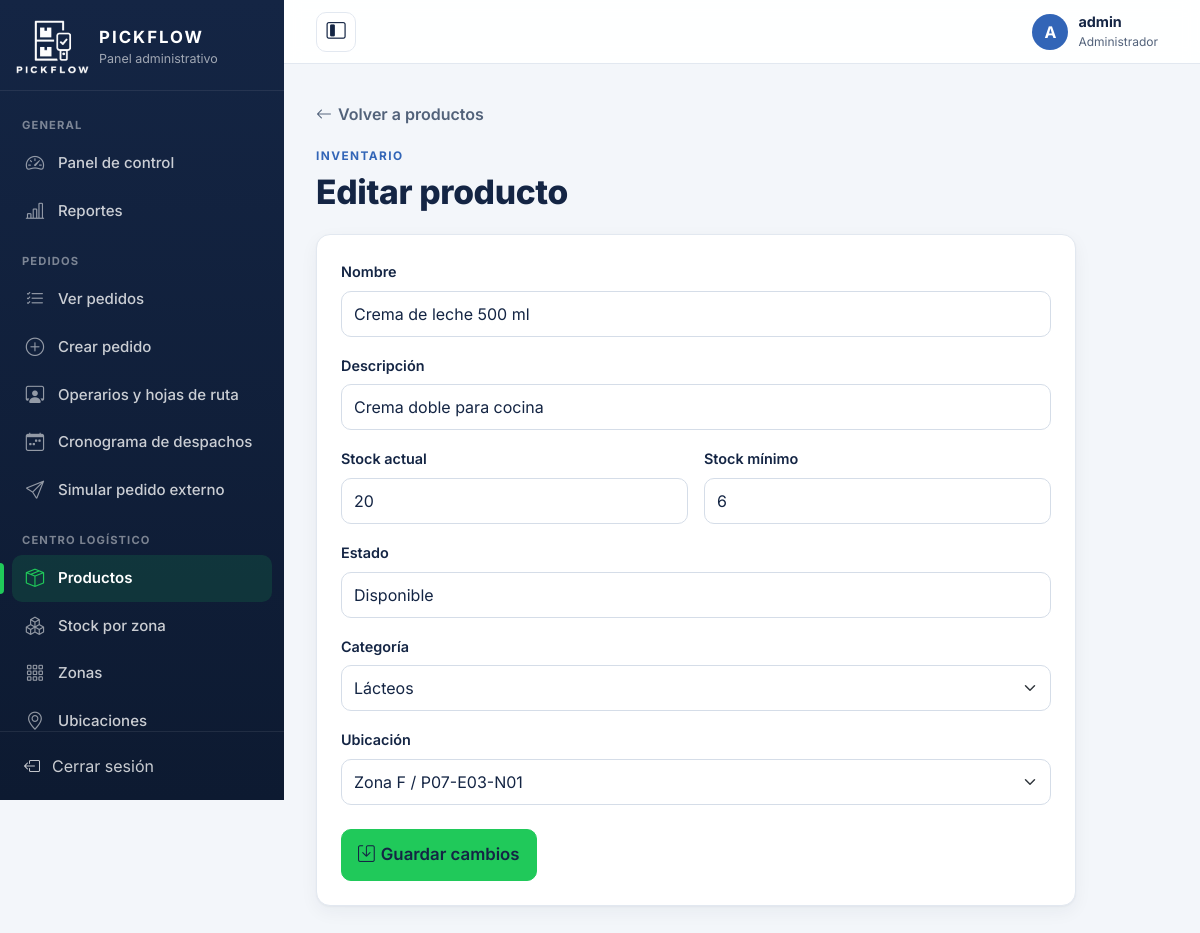
The app's page /index.php?c=producto&a=editar&id=30 (signed in) with its own data.
### tables this page shows
CREATE TABLE Producto (
    id_producto INT AUTO_INCREMENT PRIMARY KEY,
    Nombre VARCHAR(100) NOT NULL,
    descripcion VARCHAR(255),
    stock_actual INT NOT NULL DEFAULT 0,
    stock_minimo INT NOT NULL DEFAULT 0,
    estado_producto VARCHAR(30) NOT NULL,
    id_categoria INT NOT NULL,
    id_ubicacion INT NOT NULL,
    FOREIGN KEY (id_categoria) REFERENCES Categoria(id_categoria),
    FOREIGN KEY (id_ubicacion) REFERENCES Ubicacion(id_ubicacion)
);

CREATE TABLE Categoria (
    id_categoria INT AUTO_INCREMENT PRIMARY KEY,
    nombre VARCHAR(100) NOT NULL UNIQUE,
    descripcion VARCHAR(255)
);

CREATE TABLE Ubicacion (
    id_ubicacion INT AUTO_INCREMENT PRIMARY KEY,
    pasillo VARCHAR(20) NOT NULL,
    estante VARCHAR(20) NOT NULL,
    posicion VARCHAR(20) NOT NULL,
    disponible BOOLEAN NOT NULL DEFAULT TRUE,
    id_zona INT NOT NULL,
    FOREIGN KEY (id_zona) REFERENCES Zona(id_zona)
);

CREATE TABLE Zona (
    id_zona INT AUTO_INCREMENT PRIMARY KEY,
    nombre VARCHAR(100) NOT NULL,
    tipo VARCHAR(30) NOT NULL,                  
    capacidad_total INT NOT NULL DEFAULT 0,
    estado VARCHAR(20) NOT NULL,
    id_deposito INT NOT NULL,
    FOREIGN KEY (id_deposito) REFERENCES Deposito(id_deposito)
);

### controller/Controlador.php (called while the page is built, shortened)
<?php
abstract class Controlador
{
    protected function vista($vista, array $datos = [])
    {
        $datos['csrf'] = $this->tokenCsrf();
        $datos['sesion'] = ['usuario' => (string)($_SESSION['usuario'] ?? ''), 'rol' => $this->rol(), 'foto' => $this->fotoUsuario()];
        extract($datos);
        require RAIZ . '/view/' . $vista . '.php';
    }
    protected function rol()
    {
        return $_SESSION['rol'] ?? '';
    }
    protected function fotoUsuario()
    {
        if ($this->rol() !== 'operario') {
            return null;
        }
        return fotoPerfil($_SESSION['foto']);
    }
    protected function tokenCsrf()
    {
        return $_SESSION['csrf'];
    }
}

### controller/ProductoController.php (called while the page is built, shortened)
<?php
class ProductoController extends Controlador
{
    public function editar()
    {
        $id = (int)($_GET['id'] ?? 0);
        $modelo = new Producto();
        $actual = $modelo->buscar($id);
        $form = [
            'nombre' => $actual['Nombre'], 'descripcion' => $actual['descripcion'] ?? '',
            'stock' => (int)$actual['stock_actual'], 'stock_minimo' => (int)$actual['stock_minimo'],
            'estado_producto' => $actual['estado_producto'],
            'id_categoria' => (int)$actual['id_categoria'], 'id_ubicacion' => (int)$actual['id_ubicacion'],
        ];
        $error = '';
        $this->vista('admin/producto_form', [
            'titulo' => 'Editar producto',
            'id' => $id,
            'producto' => $form,
            'esNuevo' => false,
            'error' => $error,
            'categorias' => $modelo->categorias(),
            'ubicaciones' => (new Ubicacion())->disponibles((int)$actual['id_ubicacion']),
        ]);
    }
}

### index.php (called while the page is built, shortened)
<?php
require RAIZ . '/model/Conexion.php';
require RAIZ . '/model/Modelo.php';
require RAIZ . '/view/ayudas.php';
require RAIZ . '/controller/Controlador.php';
$accion = $_GET['a'] ?? 'index';
$controlador = new $rutas[$nombre]();
$controlador->$accion();

### view/ayudas.php (called while the page is built, shortened)
<?php
function e($texto)
{
    return htmlspecialchars((string)$texto, ENT_QUOTES, 'UTF-8');
}
function url($controlador = 'inicio', $accion = 'index', array $parametros = [])
{
    $ruta = ['c' => $controlador];
    if ($accion !== 'index') {
        $ruta['a'] = $accion;
    }
    return 'index.php?' . http_build_query($ruta + $parametros, '', '&', PHP_QUERY_RFC3986);
}

### model/Modelo.php (called while the page is built, shortened)
<?php
abstract class Modelo
{
    protected $db;
    public function __construct()
    {
        $this->db = Conexion::obtener();
    }
    protected function preparar($sql, $tipos = '', array $parametros = [])
    {
        $stmt = $this->db->prepare($sql);
        if ($tipos !== '') {
            $stmt->bind_param($tipos, ...$parametros);
        }
        $stmt->execute();
        return $stmt;
    }
    protected function filas($sql, $tipos = '', array $parametros = [])
    {
        $stmt = $this->preparar($sql, $tipos, $parametros);
        $resultado = $stmt->get_result();
        $filas = $resultado ? $resultado->fetch_all(MYSQLI_ASSOC) : [];
        return $filas;
    }
    protected function fila($sql, $tipos = '', array $parametros = [])
    {
        return $this->filas($sql, $tipos, $parametros)[0] ?? null;
    }
}

### model/Conexion.php (called while the page is built, shortened)
<?php
class Conexion
{
    private static $conexion = null;
    public static function obtener()
    {
        if (self::$conexion === null) {
            try {
                $conexion = new mysqli(self::SERVIDOR, self::USUARIO, self::PASSWORD, self::BASE_DATOS, self::PUERTO);
            } catch (mysqli_sql_exception $ex) {
                error_log('PICKFLOW: error de conexión MySQL: ' . $ex->getMessage());
                http_response_code(503);
                exit('No se pudo conectar con la base de datos. Verificá que MySQL esté iniciado.');
            }
            $conexion->set_charset('utf8mb4');
            $conexion->query("SET time_zone = '-03:00'");
            self::$conexion = $conexion;
        }
        return self::$conexion;
    }
}

### model/Producto.php (called while the page is built, shortened)
<?php
class Producto extends Modelo
{
    public function buscar($id)
    {
        return $this->fila("SELECT * FROM Producto WHERE id_producto = ?", 'i', [$id]);
    }
    public function categorias()
    {
        return $this->filas("SELECT id_categoria, nombre FROM Categoria ORDER BY nombre");
    }
}

### model/Ubicacion.php (called while the page is built, shortened)
<?php
class Ubicacion extends Modelo
{
    public static function esSectorPiso($estante)
    {
        return strtoupper((string)$estante) === self::SECTOR_PISO;
    }
    public function disponibles($incluirId = 0)
    {
        return $this->filas("SELECT u.id_ubicacion, u.pasillo, u.estante, u.posicion, z.nombre AS zona
                             FROM Ubicacion u JOIN Zona z ON z.id_zona = u.id_zona
                             WHERE u.disponible = 1 OR u.id_ubicacion = ?
                             ORDER BY z.nombre, u.pasillo, u.estante, u.posicion", 'i', [$incluirId]);
    }
}

### view/admin/producto_form.php (the view, shortened to what this page needs)
<?php
require RAIZ . '/view/layout/cabecera.php';
?>
<a href="<?= e(url('producto')) ?>" class="volver"><i class="bi bi-arrow-left"></i> Volver a productos</a>
<section class="encabezado">
    <span class="encabezado-etiqueta">INVENTARIO</span>
    <h1><?= e($titulo) ?></h1>
</section>
<div class="tarjeta tarjeta-formulario">
    <form method="POST" action="<?= e($esNuevo ? url('producto', 'agregar') : url('producto', 'editar', ['id' => $id])) ?>">
        <div class="mb-3">
            <label class="form-label" for="nombre">Nombre</label>
            <input id="nombre" name="nombre" class="form-control" value="<?= e($producto['nombre']) ?>" required>
        </div>
        <div class="mb-3">
            <label class="form-label" for="descripcion">Descripción</label>
            <input id="descripcion" name="descripcion" class="form-control" value="<?= e($producto['descripcion']) ?>">
        </div>
        <div class="row g-3 mb-3">
            <div class="col-sm-6">
                <label class="form-label" for="stock">Stock actual</label>
                <input type="number" id="stock" name="stock" min="0" class="form-control" value="<?= (int)$producto['stock'] ?>" required>
            </div>
            <div class="col-sm-6">
                <label class="form-label" for="stock_minimo">Stock mínimo</label>
                <input type="number" id="stock_minimo" name="stock_minimo" min="0" class="form-control" value="<?= (int)$producto['stock_minimo'] ?>" required>
            </div>
        </div>
        <?php if (!$esNuevo) { ?>
            <div class="mb-3">
                <label class="form-label" for="estado_producto">Estado</label>
                <input id="estado_producto" name="estado_producto" class="form-control" value="<?= e($producto['estado_producto']) ?>">
            </div>
        <?php } ?>
        <div class="mb-3">
            <label class="form-label" for="id_categoria">Categoría</label>
            <select id="id_categoria" name="id_categoria" class="form-select" required>
                <?php foreach ($categorias as $c) { ?>
                    <option value="<?= (int)$c['id_categoria'] ?>" <?= (int)$c['id_categoria'] === (int)$producto['id_categoria'] ? 'selected' : '' ?>><?= e($c['nombre']) ?></option>
                <?php } ?>
            </select>
        </div>
        <div class="mb-4">
            <label class="form-label" for="id_ubicacion">Ubicación</label>
            <select id="id_ubicacion" name="id_ubicacion" class="form-select" required>
                <?php foreach ($ubicaciones as $u) { ?>
                    <option value="<?= (int)$u['id_ubicacion'] ?>" <?= (int)$u['id_ubicacion'] === (int)$producto['id_ubicacion'] ? 'selected' : '' ?>><?= e($u['zona'] . ' / ' . $u['pasillo'] . '-' . $u['estante'] . '-' . $u['posicion'] . (Ubicacion::esSectorPiso($u['estante']) ? ' (sector de piso)' : '')) ?></option>
                <?php } ?>
            </select>
        </div>
        <button type="submit" class="btn btn-success btn-lg"><i class="bi bi-save"></i> <?= $esNuevo ? 'Guardar producto' : 'Guardar cambios' ?></button>
    </form>
</div>
<?php require RAIZ . '/view/layout/pie.php'; ?>

### css/app.css (style rules this page uses)
:root { --navy: #142544; --navy-oscuro: #0d1a31; --azul: #3265B7; --azul-hover: #28549b; --azul-claro: #EAF1FB; --verde: #20C95A; --verde-hover: #18ad4c; --verde-oscuro: #0f7a37; --verde-claro: #E4F8EC; --ambar: #B7791F; --ambar-claro: #FFF4DB; --rojo: #DC3545; --celeste: #0EA5C6; --fondo: #F3F6FA; --blanco: #FFFFFF; --borde: #E2E8F0; --texto: #142544; --texto-2: #52627A; --oro: #C9971C; --oro-fondo: #FFF6DA; --plata: #7A8794; --plata-fondo: #EEF1F4; --bronce: #A8622F; --bronce-fondo: #F8EADF; --gris-fondo: #F1F3F5; --radio: 14px; --radio-chico: 10px; --sombra: 0 1px 2px rgba(16, 24, 40, .04), 0 6px 18px rgba(20, 37, 68, .05); --ancho-menu: 284px; --alto-barra: 64px; --foco: #FFBF47; --bs-primary: #3265B7; --bs-primary-rgb: 50, 101, 183; --bs-link-color: #3265B7; --bs-link-color-rgb: 50, 101, 183; --bs-link-hover-color: #28549b; --bs-body-font-family: 'Inter', system-ui, -apple-system, 'Segoe UI', Roboto, Arial, sans-serif; --bs-body-color: #142544; --bs-border-color: #E2E8F0; }
html { -webkit-text-size-adjust: 100%; }
body { font-family: var(--bs-body-font-family); color: var(--texto); background: var(--fondo); overflow-wrap: break-word; }
h1, h2, h3, h4, h5, h6 { color: var(--texto); font-weight: 700; letter-spacing: -.01em; }
.encabezado { margin-bottom: 22px; }
.encabezado-etiqueta { display: inline-block; color: var(--azul); font-size: .74rem; font-weight: 700; letter-spacing: .12em; margin-bottom: 6px; }
.encabezado h1 { font-size: clamp(1.55rem, 1.2rem + 1.2vw, 2.1rem); font-weight: 800; margin: 0 0 6px; }
.volver { display: inline-flex; align-items: center; gap: 6px; min-height: 44px; margin-bottom: 6px; color: var(--texto-2); font-weight: 600; text-decoration: none; }
.tarjeta, .tarjeta-tabla { background: var(--blanco); border: 1px solid var(--borde); border-radius: var(--radio); box-shadow: var(--sombra); padding: 20px; }
.tarjeta-formulario { max-width: 760px; }
@media (min-width: 768px) { .tarjeta { padding: 24px; } }
.btn { font-weight: 600; border-radius: var(--radio-chico); min-height: 44px; display: inline-flex; align-items: center; justify-content: center; gap: 6px; }
.btn-lg { min-height: 52px; font-size: 1.05rem; }
.btn-success { --bs-btn-color: var(--navy); --bs-btn-bg: var(--verde); --bs-btn-border-color: var(--verde); --bs-btn-hover-color: var(--navy); --bs-btn-hover-bg: var(--verde-hover); --bs-btn-hover-border-color: var(--verde-hover); --bs-btn-active-color: var(--navy); --bs-btn-active-bg: #149a43; --bs-btn-disabled-color: var(--navy); --bs-btn-disabled-bg: var(--verde); --bs-btn-disabled-border-color: var(--verde); }
.form-label { font-weight: 600; font-size: .9rem; color: var(--texto); }
.form-control, .form-select { min-height: 46px; border-radius: var(--radio-chico); border-color: #D5DDE8; }
:where(a, button, input, select, textarea, .btn):focus-visible { outline: 3px solid var(--foco); outline-offset: 2px; }

### records on screen
producto: nombre "Crema de leche 500 ml", descripcion "Crema doble para cocina", stock "20", stock_minimo "6", estado_producto "Disponible", id_categoria "Lácteos", id_ubicacion "Zona F / P07-E03-N01"

### other values on screen
$menuGrupo "GENERAL"
$mTexto "Panel de control"
$mTexto "Reportes"
$menuGrupo "PEDIDOS"
$mTexto "Ver pedidos"
$mTexto "Crear pedido"
$mTexto "Operarios y hojas de ruta"
$mTexto "Cronograma de despachos"
$mTexto "Simular pedido externo"
$menuGrupo "CENTRO LOGÍSTICO"
$mTexto "Productos"
$mTexto "Stock por zona"
$mTexto "Zonas"
$mTexto "Ubicaciones"
$iniciales "A"
